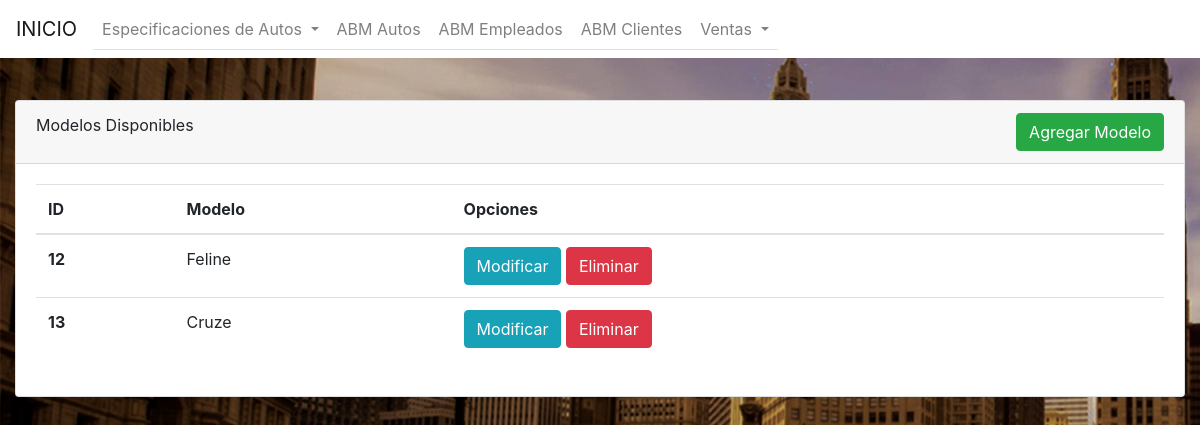
The page /modelo_autos_index.php on the database its author committed.
### tables this page shows
CREATE TABLE `modelo` (
  `id` int(40) NOT NULL,
  `modelo` varchar(45) NOT NULL
);

### modelo_autos_index.php (the view, shortened to what this page needs)
<!DOCTYPE html>
<html lang="en">
<head>
    <link rel="stylesheet" href="https://stackpath.bootstrapcdn.com/bootstrap/4.5.0/css/bootstrap.min.css">
    <nav class="navbar fixed-top navbar-expand-lg navbar-light bg-white">
        <a class="navbar-brand" href="index.php">INICIO</a>
        <div class="collapse navbar-collapse" id="navbarNav">
            <ul class="navbar-nav nav-tabs">
                <li class="nav-item dropdown">
                    <a class="nav-link dropdown-toggle" href="#" id="navbarDropdown" role="button" data-toggle="dropdown" aria-haspopup="true" aria-expanded="false">
                        Especificaciones de Autos
                    </a>
                </li>
                <li class="nav-item">
                    <a class="nav-link" href="autos_index.php">ABM Autos</a>
                </li>
                <li class="nav-item">
                    <a class="nav-link" href="empleado_index.php">ABM Empleados</a>
                </li>
                <li class="nav-item">
                    <a class="nav-link" href="cliente_index.php">ABM Clientes</a>
                </li>
                <li class="nav-item dropdown">
                    <a class="nav-link dropdown-toggle" href="#" id="navbarDropdown" role="button" data-toggle="dropdown" aria-haspopup="true" aria-expanded="false">
                        Ventas
                    </a>
                </li>
            </ul>
        </div>
    </nav>
</head>
<body style="background-image: url(background.jpg);">
    <div class="container-fluid" style="margin-top: 100px;">
        <div class="row justify-content-center">
            <div class="col">
                <div class="card">
                    <div class="card-header">
                        Modelos Disponibles
                        <a href="modelo_alta_form.php">
                            <button type="button" class="btn btn-success float-right">Agregar Modelo</button>
                        </a>
                    </div>
                    <div class="card-body">
                        <table class="table">
                            <thead>
                                <tr>
                                    <th scope="col">ID</th>
                                    <th scope="col">Modelo</th>
                                    <th scope="col">Opciones</th>
                                </tr>
                            </thead>
                            <tbody>
                                <?php
                                $conexion = mysqli_connect("localhost", "root", "", "concesionario") or die("Problemas con la conexión hacia la db.");
                                $registros = mysqli_query($conexion, "SELECT *
                          FROM modelo") or die("Problemas en el select:" . mysqli_error($conexion));
                                while ($reg =  mysqli_fetch_assoc($registros)) {
                                ?>
                                    <tr>
                                        <th scope="row"><?php echo $reg['id']; ?></th>
                                        <td><?php echo $reg['modelo']; ?></td>
                                        <td>
                                            <a href="modelo_alta_form_edit.php?id=<?php echo $reg['id'] ?>"><button type="button" class="btn btn-info">Modificar</button></a>
                                            <a href="modelo_autos_index.php?borrar=<?php echo $reg['id'] ?>"><button type="button" name="borrar" class="btn btn-danger">Eliminar</button></a>
                                        </td>
                                    </tr>
                                <?php
                                }
                                ?>
                            </tbody>
                        </table>
                    </div>
                </div>
            </div>
        </div>
    </div>
</body>
</html>

### rows shown on the page
modelo: id "12", modelo "Feline"
modelo: id "13", modelo "Cruze"
